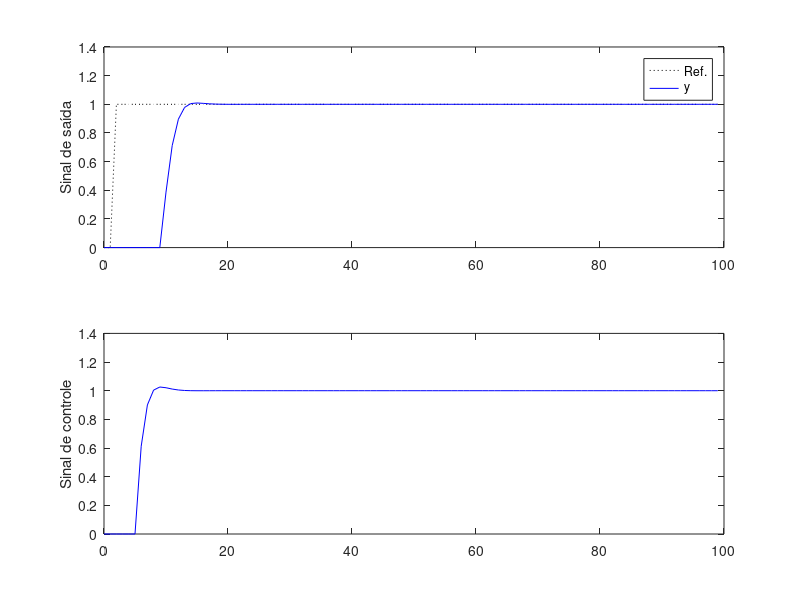

Recreate this plot in MATLAB.
%% Atividade 04: 
% Para as classes de plantas mostradas a seguir, projetar o sistemas GMVC incrementais de ordem mínima,
% realizando os seguintes testes e comparando-os com uma solução baseada em PID: 
clear all; close all; clc;

%% Planta a) G(s) = ( 1/(s+1) )*e^{-3s}
Ts = 1;   % periodo de amostragem (s)
d = round((3/Ts) + 1);   % atraso discreto (em amostras)
lambida = 1;

Gs = tf(1, [1 1])
Gz = c2d(Gs,Ts, 'zoh')

Az = Gz.den{1};
    a0 = Az(1); a1 = Az(2);
Bz = Gz.num{1};
    b0 = Bz(2);

    % Ampliar o modelo para incluir a diferença discreta.
    % Δ = 1-z^-1
    DAz = conv(Az,[1 -1]);
        da0 = DAz(1); da1 = DAz(2); da2 = DAz(3);

    % Equação Diofantina
        % E(z)= e0 + e1*z^{-1} + e2*z^{-2}
        % F(z)= f0 + f1*z^{-1}
    e0 = 1;
    e1 = -da1;
    e2 = -da1*e1-da2;
    e3 = -da1*e2-da2*e1;
    f0 = -da2*e2-da1*e3;
    f1 = -da2*e3;
    
    % R(z)
    r0 = b0*e0+lambida;
    r1 = b0*e1;
    r2 = b0*e2;
    r3 = b0*e3;

%% Simulação no dominio do tempo
tfinal = 100; % tempo de simulação (em segundos)
N = round( tfinal/Ts );
t = 0:Ts:N*Ts-Ts;

    % Sinal de referencia
    ref(1:N) = 0; ref(3:N) = 1;
    % ref(1:5)=0;
    % ref(6: round( N/3 ))=1;
    % ref(1+round( N/3 ): round(2*N/3) )=2.5;
    % ref(1+round( 2*N/3 ): N )= 4;

    % Ruído de processo
    w = 0*wgn(1,N,1e-4,'linear');

    % Perturbação de carga
    v1 = zeros(1,N); v1(round(N/3):round(2*N/3)) = 0*0.5;

    % Condições iniciais
    y(1:4) = 0; u(1:4) = 0; du(1:4) = 0;

for k = 5:N
    % Modelo da planta
    y(k) = (1/da0)*( -da1*y(k-1)-da2*y(k-2)+b0*du(k-4)+w(k) ...
                     +v1(k)+da1*v1(k-1)+da2*v1(k-2) );

    % Controlador
    du(k) = (1/r0)*( -r1*du(k-1)-r2*du(k-2)-r3*du(k-3)+ref(k-4)-f0*y(k)-f1*y(k-1) ); 
    u(k) = u(k-1) +du(k);
end

% Plot
figure;
subplot(211)
    plot(t,ref,':k',t,y,'b');
    ylabel('Sinal de saída');
    legend('Ref.','y');
subplot(212)
    plot(t,u,'b');
    ylabel('Sinal de controle');

%% Análise de seguimento de referência do tipo degrau com base nos índices ISE+ISU

    % Integral of Squared Error (ISE)
        % ISE pequeno = controle agressivo
    ISE = sum((ref - y).^2)
    
    % Integral of Squared Control Increment (ISU)
        % ISU pequeno = controle conservador
    ISU = sum(du.^2)
